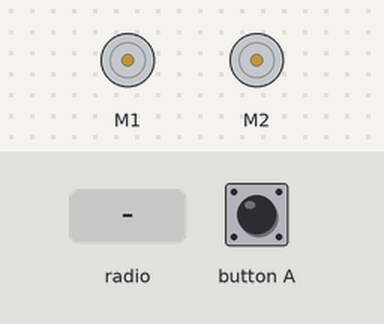
Simulated run of this program. Board: BBC micro:bit (MakeCode). Shown: 2 × DC motor (green arrow = forward, orange = backward, longer = faster). The test bench sets the inputs (shaded band).

Above: at 1.2 s.
1.3 s: button A pressed for 0.15 s
At 2.6 s:
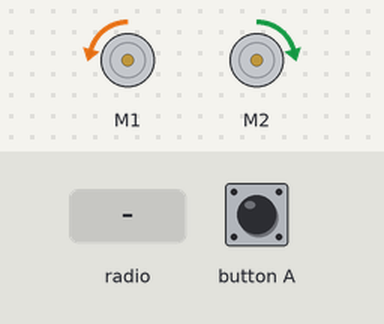
2.9 s: radio message "1" arrives
At 3.2 s:
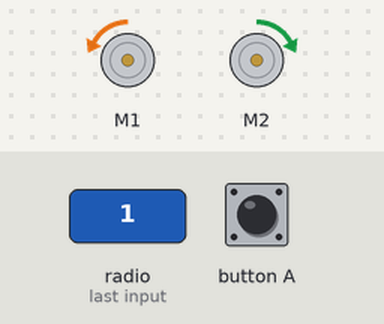
Timing chart, 0 to 5.9 s (numbered marks = the images above; inputs shaded):
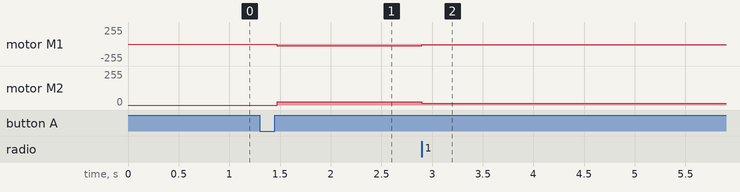

Measured:
- after the input at 1.3 s, motor M1: stopped → backward 26/255 after 0.17 s; motor M2: stopped → forward 26/255 after 0.17 s
- after the input at 2.9 s, motor M1: backward 26/255 → backward 13/255 at once; motor M2: forward 26/255 → forward 13/255 at once

The program:

main.ts
```typescript
radio.onReceivedNumber(function (receivedNumber) {
    for (let index = 0; index < 10; index++) {
        Kitronik_Move_Motor.spin(Kitronik_Move_Motor.SpinDirections.Left, 5)
    }
})
input.onButtonPressed(Button.A, function () {
    let afstand = 0
    while (afstand > 50) {
        for (let index = 0; index < 100; index++) {
            Kitronik_Move_Motor.move(Kitronik_Move_Motor.DriveDirections.Forward, 100)
        }
    }
    for (let index = 0; index < 4; index++) {
        Kitronik_Move_Motor.spin(Kitronik_Move_Motor.SpinDirections.Left, 10)
    }
})
radio.onReceivedString(function (receivedString) {
    for (let index = 0; index < 10; index++) {
        Kitronik_Move_Motor.spin(Kitronik_Move_Motor.SpinDirections.Right, 5)
    }
})
basic.forever(function () {

})
```

test.ts
```typescript
// tests gaan hier; deze zal niet worden gecompileerd wanneer dit pakket wordt gebruikt als extensie.
```
